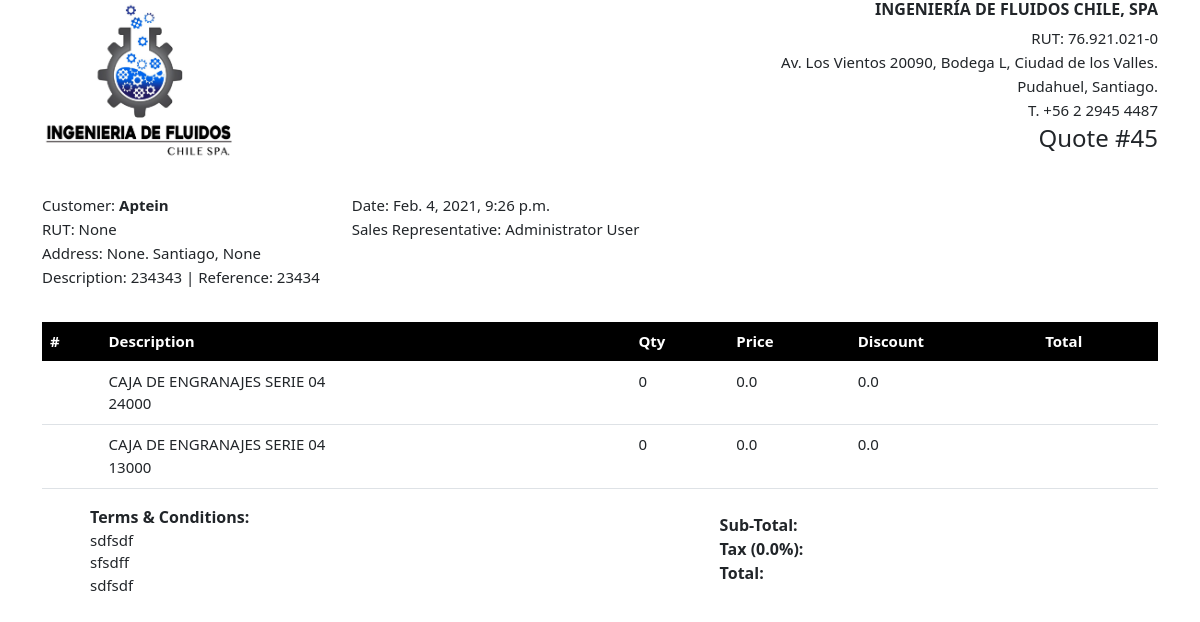
The app's page /quote/view-quote/45 with its own data.
### quote/models.py (models this page shows, shortened)
class UserCompany(models.Model):
    user = models.ForeignKey(User, on_delete=PROTECT, related_name="user_company")
    name = models.CharField(max_length=50)
    legal_id = models.CharField(max_length=50)
    address = models.CharField(max_length=100)
    city = models.CharField(max_length=50)
    state = models.CharField(max_length=50)
    phone = models.CharField(max_length=50)

class Quote(models.Model):
    creator = models.ForeignKey(User, on_delete=PROTECT, related_name="quote_creator")
    reference = models.CharField(max_length=50, blank=True, null=True)
    description = models.CharField(max_length=50, blank=True, null=True)
    creation_date = models.DateTimeField(auto_now_add=True)
    edit_date = models.DateTimeField(auto_now=True)
    products = models.ManyToManyField("Product", blank=True)
    company = models.ForeignKey(
        Company, on_delete=PROTECT, related_name="company_quoted"
    )
    contact = models.ForeignKey(
        Contact, on_delete=PROTECT, related_name="contact_quoted", blank=True, null=True
    )
    terms = models.TextField(blank=True, null=True)
    tax = models.FloatField(blank=True, null=True)
    internal_note = models.TextField(blank=True, null=True)

class Company(models.Model):
    name = models.CharField(max_length=20, unique=True)
    legal_id = models.CharField(max_length=10, null=True, unique=True)
    email = models.EmailField(blank=True, null=True)
    phone = models.CharField(max_length=12, null=True)
    mobile = models.CharField(max_length=12, null=True)
    category = models.ForeignKey(
        Category, on_delete=PROTECT, related_name="company_category"
    )
    address = models.CharField(max_length=100, null=True)
    city = models.CharField(max_length=50, null=True)
    state = models.CharField(max_length=50, null=True)
    country = models.CharField(max_length=50, null=True)
    creator = models.ForeignKey(User, on_delete=PROTECT, related_name="company_creator")
    editor = models.ForeignKey(User, on_delete=PROTECT, related_name="company_editor")
    creation_date = models.DateTimeField(auto_now_add=True)
    edit_date = models.DateTimeField(auto_now=True)
    class Meta:
        verbose_name_plural = "Companies"

class User(AbstractUser):
    pass

class Product(models.Model):
    pn = models.CharField(max_length=50, unique=True)
    brand = models.ForeignKey(Brand, on_delete=PROTECT, related_name="brand_name")
    title = models.CharField(max_length=100)
    description = models.TextField(blank=True, null=True)
    list_price = models.IntegerField(null=True)
    multiplier = models.DecimalField(
        max_digits=5, decimal_places=3, null=True, blank=True
    )
    creator = models.ForeignKey(User, on_delete=PROTECT, related_name="product_creator")
    editor = models.ForeignKey(User, on_delete=PROTECT, related_name="product_editor")
    creation_date = models.DateTimeField(auto_now_add=True)
    edit_date = models.DateTimeField(auto_now=True)
    note = models.TextField(blank=True, null=True)

class QuotedProduct(models.Model):
    quote = models.ForeignKey(Quote, on_delete=CASCADE, related_name="original_quote")
    product = models.ForeignKey(
        Product, on_delete=PROTECT, related_name="original_product"
    )
    description = models.TextField(blank=True, null=True)
    qty = models.IntegerField(blank=True, null=True)
    price = models.FloatField(blank=True, null=True)
    discount = models.FloatField(blank=True, null=True)
    hidden = models.BooleanField(default=False)
    def serialize(self):
        return {
            "id": self.pk,
            "pn": self.product.pn,
            "title": self.product.title,
            "description": self.description,
            "qty": self.qty,
            "price": self.price,
            "discount": self.discount,
            "hidden": self.hidden,
        }

### quote/views.py (the view)
# urls.py: path("view-quote/<int:quote_id>", views.view_quote, name="view-quote"),
def view_quote(request, quote_id):
    quote = Quote.objects.get(pk=quote_id)
    products = QuotedProduct.objects.filter(quote=quote)
    logo = "img"
    company = UserCompany.objects.get(pk=1)
    return render(
        request,
        "quote/view-quote.html",
        {"quote": quote, "products": [product.serialize() for product in products], "company": company},
    )

### quote/templates/quote/view-quote.html (shortened to what this page needs)
{% extends 'quote/layout.html' %}
{% load static %}
{% block body %}
<div class="company-info">
    <div class="general-info-left">
        <img src="{% static 'quote/img/logo/Logo-IFC.jpg' %}" alt="Logo-IFC" width="200px">
    </div>
    <div class="general-info-right">
        <div>
            <h6><strong>{{company.name}}</strong></h6>
            <p class="company-details">RUT: {{company.legal_id}}</p>
            <p class="company-details">{{company.address}}.</p>
            <p class="company-details">{{company.city}}, {{company.state}}.</p>
            <p class="company-details">T. {{company.phone}}</p>
            <h4>Quote #{{ quote.pk }}</h4>
        </div>
    </div>
</div>
<div class="customer-info">
    <div class="customer-info-left">
        <div>
            <p>Customer: <strong>{{quote.company.name}}</strong></p>
            <p class="customer-details">RUT: {{quote.company.legal_id}}</p>
            <p class="customer-details">Address: {{quote.company.address}}. {{quote.company.city}}, {{quote.company.state}}</p>
            <p class="customer-details">Description: {{quote.description}} | Reference: {{quote.reference}}</p>
        </div>
    </div>
    <div class="customer-info-right">
        <div>
            <p>Date: {{quote.creation_date}}</p>
            <p class="customer-details">Sales Representative: {{quote.creator.first_name}} {{quote.creator.last_name}}</p>
        </div>
    </div>
</div>
<table class='table'>
    <thead>
        <tr>
            <th>#</th>
            <th>Description</th>
            <th>Qty</th>
            <th>Price</th>
            <th>Discount</th>
            <th>Total</th>
        </tr>
    </thead>
    <tbody>
        {% for product in products %}
            {% if product.hidden %}
                <tr class="product-row" hidden>
                    <th></th>
                    <td class="row-description">
                        <div>{{ product.title }}</div>
                        <div>{{ product.description|linebreaks }}</div>
                    </td>
                    <td class='qty'>{{product.qty}}</td>
                    <td class='price'>{{product.price}}</td>
                    <td class='discount'>{{product.discount}}</td>
                    <td>
                        <div class="amount"></div>
                    </td>
                </tr>
            {% else %}
                <tr class="product-row">
                    <th class="row-number"></th>
                    <td class="row-description">
                        <div>{{ product.title }}</div>
                        <div>{{ product.description|linebreaks }}</div>
                    </td>
                    <td class='qty'>{{product.qty}}</td>
                    <td class='price'>{{product.price}}</td>
                    <td class='discount'>{{product.discount}}</td>
                    <td>
                    </td>
                </tr>
            {% endif %}
        {% endfor %}
    </tbody>
</table>
<div class="terms-and-total">
    <div class="terms">
        <div><strong>Terms & Conditions:</strong></div>
        <div>{{quote.terms|linebreaks}}</div>
    </div>
    <div class="totals">
        <div class="totaling-div">
            <div class="total-label">Sub-Total:</div>
        </div>
        <div class="totaling-div">
            <div class="total-label">Tax ({{quote.tax}}%):</div>
        </div>
        <div class="totaling-div">
            <div class="total-label">Total:</div>
        </div>
    </div>
</div>
<link rel="stylesheet" type="text/css" href="{% static 'quote/css/view-quote.css' %}">
{% endblock body %}

### quote/static/quote/css/main.css (style rules this page uses)
* { box-sizing: border-box; }
body { margin-bottom: 2rem; }
.totals { padding: 0.5rem; }

### quote/static/quote/css/view-quote.css (style rules this page uses)
@media (min-width: 850px) { p { font-size: 15px; margin-bottom: 0.1rem; } }
@media (min-width: 850px) { .company-info { display: flex; justify-content: space-between; text-align: end; margin-bottom: 2rem; } }
.customer-info { display: flex; margin-bottom: 2rem; }
.customer-info-right { text-align: left; margin-left: 2rem; }
table { margin-bottom: 2rem; }
thead { background-color: black; color: white; }
tr { font-size: 15px; }
.row-description { padding-right: 3rem; }
.terms-and-total { display: flex; justify-content: space-between; }
.totaling-div { display: flex; justify-content: space-between; font-weight: bold; }
.terms { padding-left: 3rem; }
.totals { width: 40%; padding-right: 3rem; }

### records on screen
UserCompany: name "INGENIERÍA DE FLUIDOS CHILE, SPA", legal_id "76.921.021-0", address "Av. Los Vientos 20090, Bodega L, Ciudad de los Valles", city "Pudahuel", state "Santiago", phone "+56 2 2945 4487"
Quote: pk "45", company.name "Aptein", company.legal_id "None", company.address "None", company.city "Santiago", company.state "None", description "234343", reference "23434", creation_date "Feb. 4, 2021, 9:26 p.m.", creator.first_name "Administrator", creator.last_name "User", terms "sdfsdf sfsdff sdfsdf", tax "0.0"
Product: title "CAJA DE ENGRANAJES SERIE 04"
QuotedProduct: description "24000", price "0.0", discount "0.0"
Product: title "CAJA DE ENGRANAJES SERIE 04"
QuotedProduct: description "13000", price "0.0", discount "0.0"

### other values on screen
{{ product.qty }} "0" "0"
